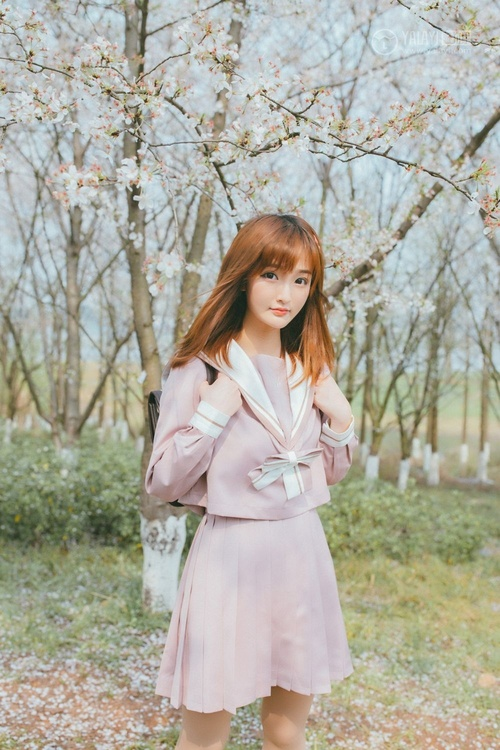
#> input picture source.jpg, 500 x 750 px
$ python spot_remover_v4.py source.jpg 5 1.0
#> lines starting #> are read from the running program, lines starting #| are printed output that depends on the picture; after the words box and inside, x2 and y2 are one past the last pixel; in counts of white or black regions, pixels touching at a corner belong together
"""
精准去斑去痣 v4
策略：在原图上精确定位斑点位置 → 缩放比对 → 局部Inpaint
不依赖AI，不变形
"""

import cv2
import numpy as np
import os
import sys
import uuid

OUTPUT_DIR = r"C:\temp\comfy_results"
os.makedirs(OUTPUT_DIR, exist_ok=True)


def detect_dark_spots(img):
    """
    精确检测深色斑点（痣/雀斑）
    在多个颜色空间中检测暗色小区域
    """
    h, w = img.shape[:2]

    # 1. 在灰度图中检测暗色区域
    gray = cv2.cvtColor(img, cv2.COLOR_BGR2GRAY)

    # 自适应阈值找到暗斑
    block_size = min(151, w if w % 2 == 1 else w + 1)
    thresh = cv2.adaptiveThreshold(gray, 255, cv2.ADAPTIVE_THRESH_MEAN_C,
                                   cv2.THRESH_BINARY_INV, block_size, 10)

    # 2. 在LAB空间的A通道找红色/棕色斑点
    lab = cv2.cvtColor(img, cv2.COLOR_BGR2LAB)
    l, a_ch, b_ch = cv2.split(lab)

    # 痣通常在L通道较暗
    _, l_dark = cv2.threshold(l, 80, 255, cv2.THRESH_BINARY_INV)

    # 3. 合并检测结果
    combined = cv2.bitwise_and(thresh, l_dark)

    # 形态学过滤（去掉小噪点，保留圆形斑点）
    k3 = cv2.getStructuringElement(cv2.MORPH_ELLIPSE, (3, 3))
    k5 = cv2.getStructuringElement(cv2.MORPH_ELLIPSE, (5, 5))
    combined = cv2.morphologyEx(combined, cv2.MORPH_OPEN, k3, iterations=1)
    combined = cv2.morphologyEx(combined, cv2.MORPH_CLOSE, k5, iterations=1)

    # 4. 找到连通区域
    num_labels, labels, stats, centroids = cv2.connectedComponentsWithStats(combined, connectivity=8)

    spots = []
    min_area = 8   # 最小斑点面积（像素）
    max_area = 800  # 最大斑点面积

    for i in range(1, num_labels):
        area = stats[i, cv2.CC_STAT_AREA]
        if min_area <= area <= max_area:
            x = stats[i, cv2.CC_STAT_LEFT]
            y = stats[i, cv2.CC_STAT_TOP]
            cw = stats[i, cv2.CC_STAT_WIDTH]
            ch = stats[i, cv2.CC_STAT_HEIGHT]
            cx, cy = int(centroids[i][0]), int(centroids[i][1])

            # 计算斑点的圆度
            if cw > 0 and ch > 0:
                aspect_ratio = max(cw, ch) / min(cw, ch)
                # 痣通常是类圆形（长宽比不超过2.5）
                if aspect_ratio < 2.5:
                    radius = max(int(np.sqrt(area / np.pi)) + 1, 2)
                    spots.append((cx, cy, radius, area))

    print(f"[检测] 找到 {len(spots)} 个斑点")
    return spots, combined


def create_spots_mask(h, w, spots, radius_scale=1.8):
    """生成斑点遮罩"""
    mask = np.zeros((h, w), dtype=np.uint8)
    for (cx, cy, r, area) in spots:
        r_pad = max(int(r * radius_scale), 3)
        cv2.circle(mask, (cx, cy), r_pad, 255, -1)
    return mask


def smart_inpaint(img, spots, method='ns'):
    """
    智能修补：对每个斑点分别修补，避免大范围模糊
    """
    result = img.copy()
    h, w = img.shape[:2]

    # 对大面积斑点先用Telea，再用NS精细补
    large_spots = [(cx, cy, r, a) for (cx, cy, r, a) in spots if a > 50]
    small_spots = [(cx, cy, r, a) for (cx, cy, r, a) in spots if a <= 50]

    if small_spots:
        mask_small = np.zeros((h, w), dtype=np.uint8)
        for (cx, cy, r, area) in small_spots:
            cv2.circle(mask_small, (cx, cy), max(int(r * 1.5), 2), 255, -1)
        result = cv2.inpaint(result, mask_small, 2, cv2.INPAINT_TELEA)

    if large_spots:
        mask_large = np.zeros((h, w), dtype=np.uint8)
        for (cx, cy, r, area) in large_spots:
            cv2.circle(mask_large, (cx, cy), max(int(r * 2.0), 3), 255, -1)
        result = cv2.inpaint(result, mask_large, 3, cv2.INPAINT_NS)

    return result


def local_blend(original, processed, spots, feather_radius=5):
    """局部羽化混合，让修补边缘自然过渡"""
    h, w = original.shape[:2]
    mask = np.zeros((h, w), dtype=np.float32)

    for (cx, cy, r, area) in spots:
        cv2.circle(mask, (cx, cy), max(int(r * 3), feather_radius), 1.0, -1)

    # 高斯模糊遮罩边缘
    mask = cv2.GaussianBlur(mask, (0, 0), feather_radius)
    mask = np.clip(mask, 0, 1)

    result = (original.astype(np.float32) * (1.0 - mask[:, :, np.newaxis]) +
              processed.astype(np.float32) * mask[:, :, np.newaxis])
    return np.clip(result, 0, 255).astype(np.uint8)


def process(input_path, sensitivity=8, radius_scale=1.8):
    """
    sensitivity: 最小斑点面积（越小越敏感）
    radius_scale: 修补半径倍数（越大修补范围越大）
    """
#> called with input_path = 'source.jpg', sensitivity = 5, radius_scale = 1
    print(f"处理: {os.path.basename(input_path)}")

    img = cv2.imread(input_path)
#> img is the input picture: shape (750, 500, 3); mean B, G, R 160.4, 173.2, 175.4
    if img is None:
        print("❌ 无法读取图片")
        return None

    h, w = img.shape[:2]
#> h = 750; w = 500
    print(f"尺寸: {w}x{h}")
#| 尺寸: 500x750

    # 1. 检测斑点
    print("步骤1: 检测斑点...")
    spots, dark_mask = detect_dark_spots(img)
#> in detect_dark_spots, `thresh = cv2.adaptiveThreshold(gray, 255, cv2.ADAPTIVE_THRESH_MEAN_C, ..`:
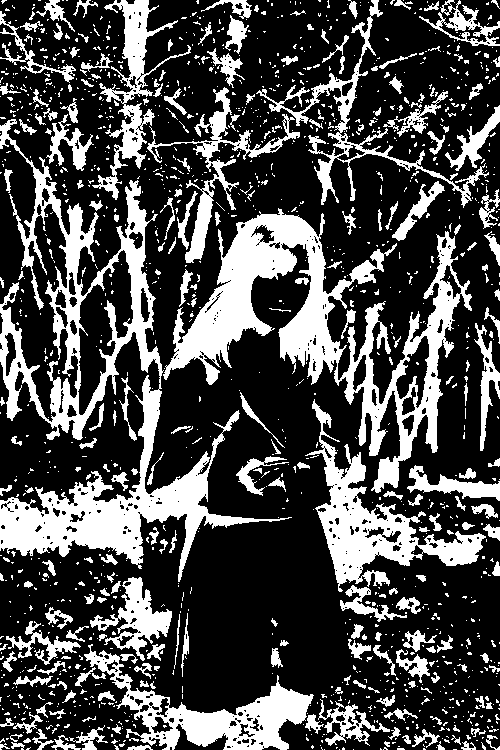
#> thresh: shape (750, 500); 29.1% white; 1390 white regions (1134 under 20 px), largest, box (x1, y1, x2, y2) and area: (0, 119, 292, 582) 25143, (163, 208, 472, 493) 22276, (305, 399, 486, 592) 8234
#> in detect_dark_spots, `lab = cv2.cvtColor(img, cv2.COLOR_BGR2LAB)`: lab: shape (750, 500, 3); mean of channels 0, 1, 2 179.9, 126.9, 135.2
#> in detect_dark_spots, `l, a_ch, b_ch = cv2.split(lab)`:
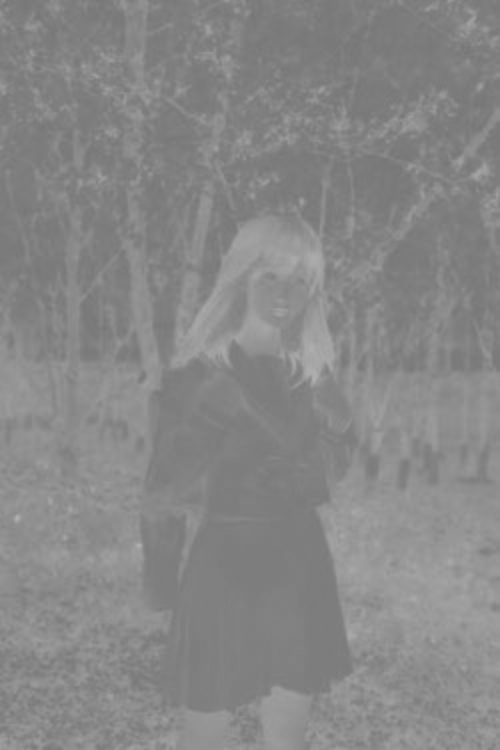
#> b_ch: shape (750, 500); min 117, max 178, mean 135.2
#> in detect_dark_spots, `_, l_dark = cv2.threshold(l, 80, 255, cv2.THRESH_BINARY_INV)`: l_dark: shape (750, 500); 1.5% white; 300 white regions (270 under 20 px), largest, box (x1, y1, x2, y2) and area: (204, 251, 274, 350) 1834, (280, 280, 327, 355) 1086, (89, 515, 120, 539) 344
#> in detect_dark_spots, `combined = cv2.morphologyEx(combined, cv2.MORPH_OPEN, k3, iterations=1)`: combined: shape (750, 500); 1.1% white; 60 white regions (37 under 20 px), largest, box (x1, y1, x2, y2) and area: (205, 252, 274, 349) 1688, (280, 281, 323, 354) 1010, (89, 515, 113, 539) 309
#> in detect_dark_spots, `combined = cv2.morphologyEx(combined, cv2.MORPH_CLOSE, k5, iterations=1)`:
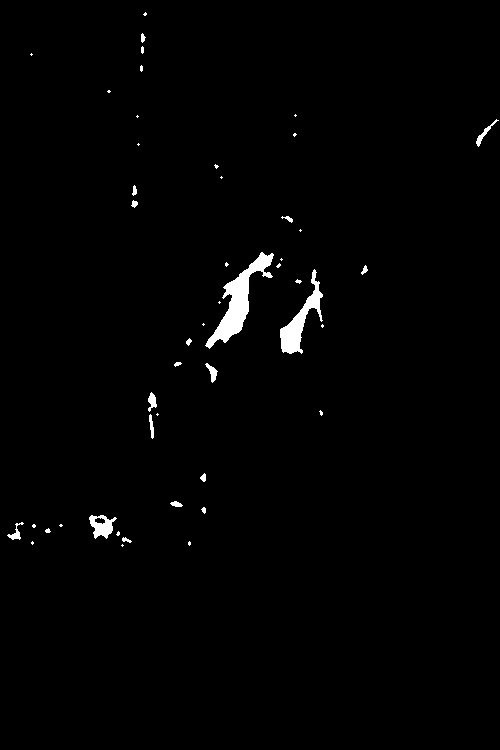
#> combined: shape (750, 500); 1.2% white; 47 white regions (26 under 20 px), largest, box (x1, y1, x2, y2) and area: (205, 252, 274, 349) 1837, (280, 269, 323, 354) 1118, (89, 515, 117, 539) 373
#> in detect_dark_spots, `num_labels, labels, stats, centroids = cv2.connectedComponentsWithStat..`: labels: shape (750, 500) int32; 48 distinct labels, from 0 to 47
#> in detect_dark_spots, `num_labels, labels, stats, centroids = cv2.connectedComponentsWithStat..`: num_labels = 48; stats = 48 rows, first 6: [0, 0, 500, 750, 370528], [143, 12, 4, 4, 10], [141, 33, 5, 10, 32], [141, 46, 3, 8, 20], [30, 53, 3, 3, 5], [140, 65, 3, 7, 17]; centroids = 48 pairs, first value 15.52 to 484.1, second value 13.7 to 545
#> the loop in detect_dark_spots, `for i in range(1, num_labels):` made 47 passes
#> (area, x, y, cw, ch, cx, cy, aspect_ratio) on passes 2, 9, 14, 15, 16, 22, 28, 29, 30, 31, 35, 36: (32, 141, 33, 5, 10, 142, 37, 2), (117, 476, 119, 23, 28, 484, 133, 1.22), (36, 132, 185, 5, 11, 134, 190, 2.2), (35, 131, 200, 7, 8, 134, 203, 1.14), (37, 281, 216, 12, 7, 287, 218, 1.71), (35, 361, 265, 7, 10, 364, 269, 1.43), (28, 186, 338, 6, 8, 188, 341, 1.33), (25, 174, 362, 8, 5, 177, 363, 1.6), (107, 205, 363, 13, 20, 211, 371, 1.54), (104, 148, 392, 9, 20, 151, 401, 2.22), (36, 200, 473, 6, 9, 203, 477, 1.5), (51, 170, 501, 13, 6, 175, 503, 2.17)
#> (area, x, y, cw, ch, cx, cy, aspect_ratio) on passes 3, 34: (20, 141, 46, 3, 8, 142, 49, 2.67), (75, 149, 414, 5, 25, 151, 426, 5)
#> after the loop in detect_dark_spots, `for i in range(1, num_labels):`: spots = 32 items, first 6: (144, 13, 2, 10), (142, 37, 4, 32), (141, 68, 3, 17), (108, 91, 2, 8), (484, 133, 7, 117), (294, 134, 2, 10)
#| [检测] 找到 32 个斑点

    if not spots:
        print("⚠️ 未检测到斑点")
        return None

    # 2. 智能修补
    print("步骤2: Inpaint修补...")
    inpainted = smart_inpaint(img, spots)
#> in smart_inpaint, `large_spots = [(cx, cy, r, a) for (cx, cy, r, a) in spots if a > 50]`: large_spots = [(484, 133, 7, 117), (211, 371, 6, 107), (151, 401, 6, 104), (175, 503, 5, 51), (101, 525, 11, 373), (15, 532, 6, 99)]
#> in smart_inpaint, `small_spots = [(cx, cy, r, a) for (cx, cy, r, a) in spots if a <= 50]`: small_spots = 26 items, first 6: (144, 13, 2, 10), (142, 37, 4, 32), (141, 68, 3, 17), (108, 91, 2, 8), (294, 134, 2, 10), (215, 165, 3, 13)
#> the loop in smart_inpaint, `for (cx, cy, r, area) in small_spots:` made 26 passes
#> (cx, cy, r, area) on passes 2, 7, 8, 9, 12, 15, 16, 18, 19, 22, 24: (142, 37, 4, 32), (134, 190, 4, 36), (134, 203, 4, 35), (287, 218, 4, 37), (364, 269, 4, 35), (188, 341, 3, 28), (177, 363, 3, 25), (203, 477, 4, 36), (203, 509, 3, 23), (47, 530, 3, 20), (125, 539, 4, 32)
#> after the loop in smart_inpaint, `for (cx, cy, r, area) in small_spots:`:
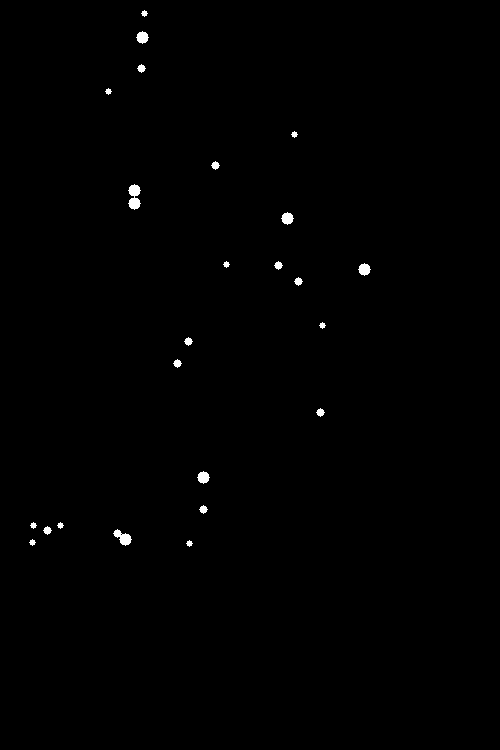
#> mask_small: shape (750, 500); 0.41% white; 24 white regions, largest, box (x1, y1, x2, y2) and area: (128, 184, 141, 210) 226, (113, 529, 132, 546) 162, (136, 31, 149, 44) 113
#> the loop in smart_inpaint, `for (cx, cy, r, area) in large_spots:` made 6 passes
#> after the loop in smart_inpaint, `for (cx, cy, r, area) in large_spots:`:
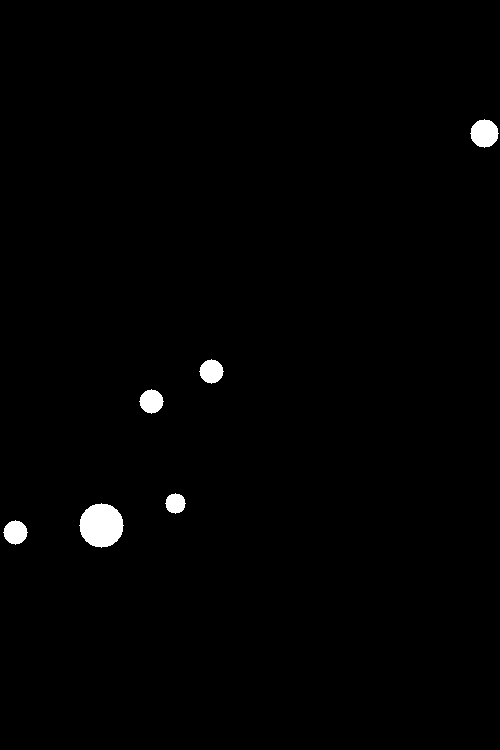
#> mask_large: shape (750, 500); 1% white; 6 white regions, box (x1, y1, x2, y2) and area: (79, 503, 124, 548) 1517, (470, 119, 499, 148) 613, (199, 359, 224, 384) 441, (139, 389, 164, 414) 441, (3, 520, 28, 545) 441, (165, 493, 186, 514) 317

    # 3. 局部羽化混合，让修补边缘自然
    print("步骤3: 边缘混合...")
    result = local_blend(img, inpainted, spots, feather_radius=5)
#> the loop in local_blend, `for (cx, cy, r, area) in spots:` made 32 passes
#> after the loop in local_blend, `for (cx, cy, r, area) in spots:`: mask: shape (750, 500) float32; values 0 (black) and 1 (white), 3.8% white; 25 white regions, largest, box (x1, y1, x2, y2) and area: (68, 492, 138, 559) 3524, (0, 514, 67, 551) 1499, (463, 112, 500, 155) 1269
#> in local_blend, `mask = cv2.GaussianBlur(mask, (0, 0), feather_radius)`:
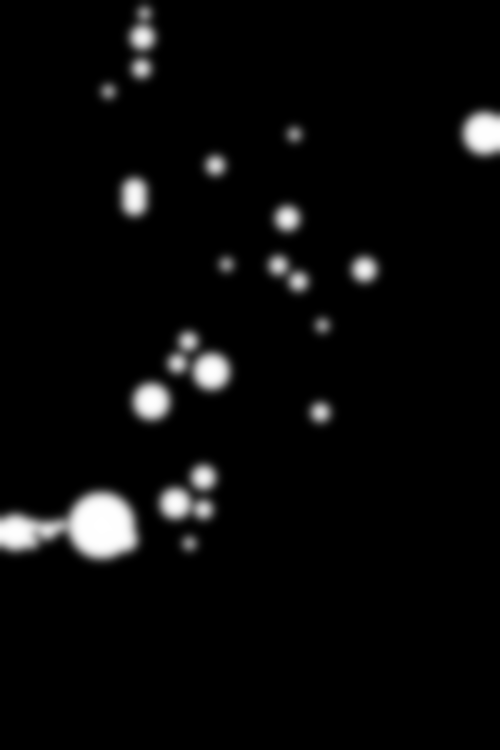
#> mask: shape (750, 500) float32; min 0, max 1, mean 0.0379

    # 保存原分辨率版本
    out_png = os.path.join(OUTPUT_DIR, f"v4_{uuid.uuid4().hex[:8]}.png")
    cv2.imwrite(out_png, result, [cv2.IMWRITE_PNG_COMPRESSION, 3])

    # 预览版
    scale = min(1.0, 2000 / max(w, h))
#> scale = 1
    if scale < 1:
        preview = cv2.resize(result, (int(w*scale), int(h*scale)), interpolation=cv2.INTER_AREA)
    else:
        preview = result
    out_jpg = os.path.join(OUTPUT_DIR, f"v4_preview_{uuid.uuid4().hex[:8]}.jpg")
    cv2.imwrite(out_jpg, preview, [cv2.IMWRITE_JPEG_QUALITY, 92])

    # 也保存一张标记图，看看检测到了哪些位置
    debug = img.copy()
    for (cx, cy, r, area) in spots:
        cv2.circle(debug, (cx, cy), r, (0, 0, 255), 1)
#> this loop made 32 passes
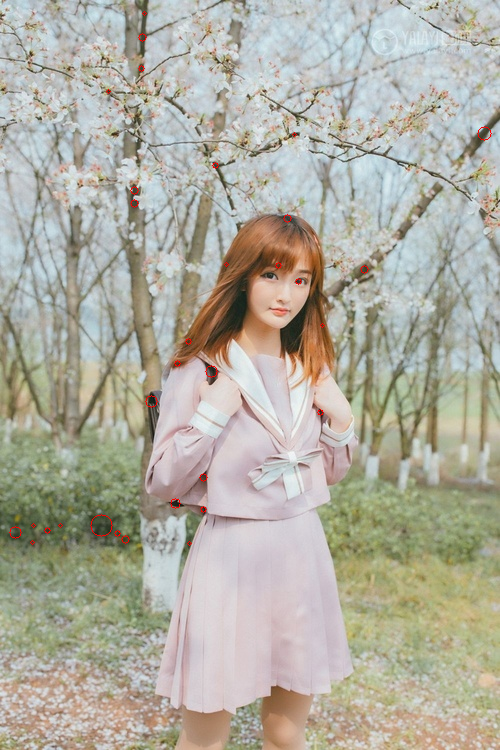
#> debug: shape (750, 500, 3); 0.16% of pixels changed, all inside (x1, y1, x2, y2) = (9, 11, 492, 546)
    debug_scale = min(1.0, 1500 / max(w, h))
#> debug_scale = 1
    debug_small = cv2.resize(debug, (int(w*debug_scale), int(h*debug_scale)))
    debug_out = os.path.join(OUTPUT_DIR, f"v4_debug_{uuid.uuid4().hex[:8]}.jpg")
    cv2.imwrite(debug_out, debug_small, [cv2.IMWRITE_JPEG_QUALITY, 85])

    print(f"✅ 完成 (检测到 {len(spots)} 个斑点)")
#| ✅ 完成 (检测到 32 个斑点)
    print(f"  原分辨率: {out_png}")
    print(f"  预览: {out_jpg}")
    print(f"  标记图: {debug_out}")
    return out_jpg, out_png, debug_out, len(spots)


if __name__ == "__main__":
    if len(sys.argv) < 2:
        print("用法: python spot_remover_v4.py <图片路径> [sensitivity=8] [radius_scale=1.8]")
        print("  sensitivity: 越小越敏感，默认8像素")
        print("  radius_scale: 修补半径倍数，越大补得越宽")
        sys.exit(1)

    path = sys.argv[1]
    sens = int(sys.argv[2]) if len(sys.argv) > 2 else 8
    rs = float(sys.argv[3]) if len(sys.argv) > 3 else 1.8

    result = process(path, sens, rs)
    if result:
        print(f"\n预览: {result[0]}")
#| 预览: C:\temp\comfy_results/v4_preview_7d1b201b.jpg
        print(f"标记图: {result[2]}")
#| 标记图: C:\temp\comfy_results/v4_debug_3c0b9e0c.jpg
